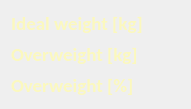
     <widget class="QWidget" name="layoutWidget">
      <property name="geometry">
       <rect>
        <x>30</x>
        <y>420</y>
        <width>191</width>
        <height>83</height>
       </rect>
      </property>
      <layout class="QFormLayout" name="BMI23_layout">
       <item row="0" column="0">
        <widget class="QLabel" name="L_Ideal_w23">
         <property name="font">
          <font>
           <family>Calibri</family>
           <pointsize>14</pointsize>
           <weight>75</weight>
           <italic>false</italic>
           <bold>true</bold>
          </font>
         </property>
         <property name="text">
          <string>&lt;html&gt;&lt;head/&gt;&lt;body&gt;&lt;p&gt;&lt;span style=&quot; color:#fbf8be;&quot;&gt;Ideal weight [kg]&lt;/span&gt;&lt;/p&gt;&lt;/body&gt;&lt;/html&gt;</string>
         </property>
        </widget>
       </item>
       <item row="0" column="1">
        <widget class="QLabel" name="bmi23_lable_edit">
         <property name="font">
          <font>
           <family>Calibri</family>
           <pointsize>13</pointsize>
           <weight>50</weight>
           <italic>false</italic>
           <bold>false</bold>
          </font>
         </property>
         <property name="styleSheet">
          <string notr="true">color: rgb(251, 248, 190);</string>
         </property>
         <property name="text">
          <string/>
         </property>
        </widget>
       </item>
       <item row="1" column="0">
        <widget class="QLabel" name="L_over23">
         <property name="font">
          <font>
           <family>Calibri</family>
           <pointsize>14</pointsize>
           <weight>75</weight>
           <italic>false</italic>
           <bold>true</bold>
          </font>
         </property>
         <property name="text">
          <string>&lt;html&gt;&lt;head/&gt;&lt;body&gt;&lt;p&gt;&lt;span style=&quot; color:#fbf8be;&quot;&gt;Overweight [kg]&lt;/span&gt;&lt;/p&gt;&lt;/body&gt;&lt;/html&gt;</string>
         </property>
        </widget>
       </item>
       <item row="1" column="1">
        <widget class="QLabel" name="over23_lable_edit">
         <property name="font">
          <font>
           <family>Calibri</family>
           <pointsize>13</pointsize>
           <weight>50</weight>
           <italic>false</italic>
           <bold>false</bold>
          </font>
         </property>
         <property name="styleSheet">
          <string notr="true">color: rgb(251, 248, 190);</string>
         </property>
         <property name="text">
          <string/>
         </property>
        </widget>
       </item>
       <item row="2" column="0">
        <widget class="QLabel" name="L_overP23">
         <property name="font">
          <font>
           <family>Calibri</family>
           <pointsize>14</pointsize>
           <weight>75</weight>
           <italic>false</italic>
           <bold>true</bold>
          </font>
         </property>
         <property name="text">
          <string>&lt;html&gt;&lt;head/&gt;&lt;body&gt;&lt;p&gt;&lt;span style=&quot; color:#fbf8be;&quot;&gt;Overweight  [%]&lt;/span&gt;&lt;/p&gt;&lt;/body&gt;&lt;/html&gt;</string>
         </property>
        </widget>
       </item>
       <item row="2" column="1">
        <widget class="QLabel" name="over23per_lable_edit">
         <property name="font">
          <font>
           <family>Calibri</family>
           <pointsize>13</pointsize>
           <weight>50</weight>
           <italic>false</italic>
           <bold>false</bold>
          </font>
         </property>
         <property name="styleSheet">
          <string notr="true">color: rgb(251, 248, 190);</string>
         </property>
         <property name="text">
          <string/>
         </property>
        </widget>
       </item>
      </layout>
     </widget>
